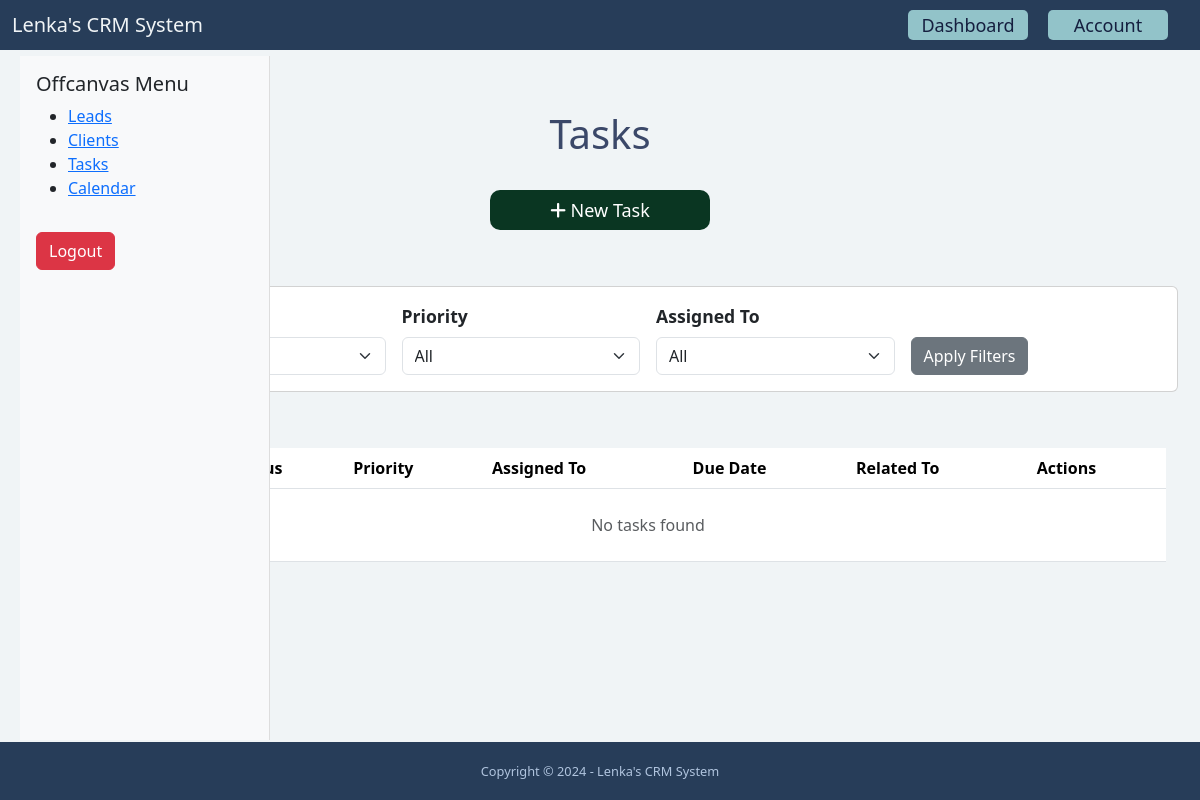
The page /dashboard/tasks/ (signed in) on the database as committed earlier.
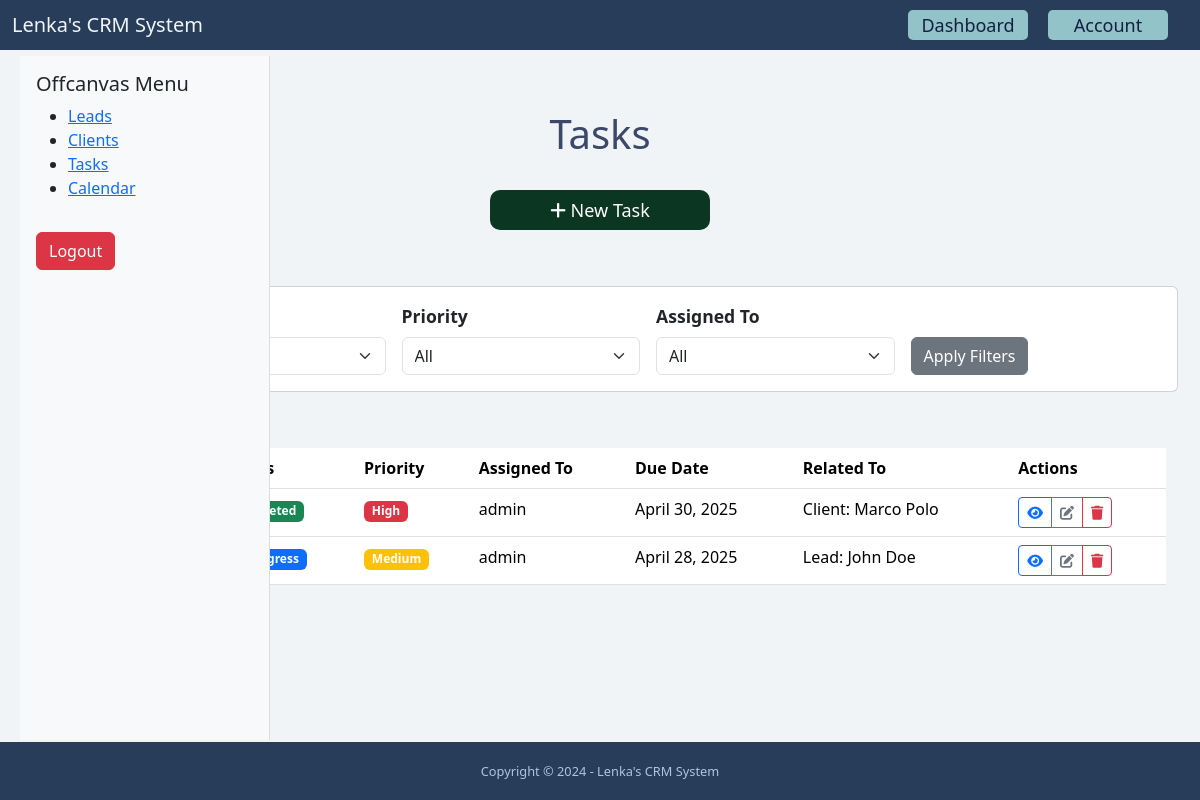
The same page on the database as committed later.
### task/models.py (models this page shows, shortened)
class Task(models.Model):
    PRIORITY_CHOICES = (
        ('low', 'Low'),
        ('medium', 'Medium'),
        ('high', 'High'),
    )
    STATUS_CHOICES = (
        ('todo', 'To Do'),
        ('in_progress', 'In Progress'),
        ('completed', 'Completed'),
        ('canceled', 'Canceled'),
    )
    title = models.CharField(max_length=255)
    description = models.TextField(blank=True, null=True)
    created_by = models.ForeignKey(User, related_name='tasks', on_delete=models.CASCADE)
    assigned_to = models.ForeignKey(User, related_name='assigned_tasks',
                                    on_delete=models.CASCADE,
                                    blank=True,
                                    null=True)
    lead = models.ForeignKey(Lead, related_name='tasks', on_delete=models.CASCADE, null=True, blank=True)
    client = models.ForeignKey(Client, related_name='tasks', null=True, blank=True, on_delete=models.CASCADE)
    priority = models.CharField(max_length=20, choices=PRIORITY_CHOICES, default='-')
    status = models.CharField(max_length=20, choices=STATUS_CHOICES, default='-')
    due_date = models.DateField(blank=True, null=True)
    created_at = models.DateTimeField(auto_now_add=True)
    updated_at = models.DateTimeField(auto_now=True)
    class Meta:
        ordering = ['-created_at']

### client/models.py (models this page shows, shortened)
class Client(models.Model):
    resale = 'resale'
    direct = 'direct'
    CHOICES_STATUS = (
        (resale, 'Resale'),
        (direct, 'Direct'),
    )
    status = models.CharField(max_length=255, choices=CHOICES_STATUS, default='', blank=True, null=True)
    first_name = models.CharField(max_length=255)
    last_name = models.CharField(max_length=255)
    company = models.CharField(max_length=255, blank=True, null=True)
    email = models.EmailField()
    phone = models.CharField(max_length=50)
    address = models.CharField(max_length=255, blank=True)
    city = models.CharField(max_length=255, blank=True)
    zipcode = models.CharField(max_length=255, blank=True)
    country = models.CharField(max_length=255, blank=True)
    description = models.TextField(blank=True)
    created_at = models.DateTimeField(auto_now_add=True)
    created_by = models.ForeignKey(User, related_name='clients', on_delete=models.CASCADE)
    modified_at = models.DateTimeField(auto_now=True)
    lead = models.ForeignKey(Lead, on_delete=models.SET_NULL, null=True, blank=True, related_name="converted_client")
    class Meta:
        ordering = ['-created_at']

### lead/models.py (models this page shows, shortened)
class Lead(models.Model):
    LOW = 'low'
    MEDIUM = 'medium'
    HIGH = 'high'
    CHOICES_PRIORITY = (
        (LOW, 'Low'),
        (MEDIUM, 'Medium'),
        (HIGH, 'High'),
    )
    NEW = 'new'
    CONTACTED = 'contacted'
    WON = 'won'
    LOST = 'lost'
    CHOICES_STATUS = (
        (NEW, 'New'),
        (CONTACTED, 'Contacted'),
        (WON, 'Won'),
        (LOST, 'Lost'),
    )
    resale = 'resale'
    direct = 'direct'
    STATUS = (
        (resale, 'Resale'),
        (direct, 'Direct'),
    )
    first_name = models.CharField(max_length=255)
    last_name = models.CharField(max_length=255)
    company = models.CharField(max_length=255, blank=True, null=True)
    status_sale = models.CharField(max_length=255, choices=STATUS, default='', blank=True, null=True)
    email = models.EmailField()
    phone = models.CharField(max_length=50)
    address = models.CharField(max_length=255, blank=True)
    city = models.CharField(max_length=255, blank=True)
    zipcode = models.CharField(max_length=255, blank=True)
    country = models.CharField(max_length=255, blank=True)
    description = models.TextField(blank=True)
    priority = models.CharField(max_length=255, choices=CHOICES_PRIORITY, default=MEDIUM)
    status = models.CharField(max_length=255, choices=CHOICES_STATUS, default=NEW)
    converted_to_client = models.BooleanField(default=False)
    created_at = models.DateTimeField(auto_now_add=True)
    created_by = models.ForeignKey(User, related_name='leads', on_delete=models.CASCADE)
    modified_at = models.DateTimeField(auto_now=True)
    class Meta:
        ordering = ['-created_at']

### task/views.py (the view)
# urls.py: path('dashboard/tasks/', include('task.urls')),
@login_required
def tasks(request):
    users = User.objects.all()
    tasks_list = Task.objects.all()
    status = request.GET.get('status')
    if status:
        tasks_list = tasks_list.filter(status=status)
    priority = request.GET.get('priority')
    if priority:
        tasks_list = tasks_list.filter(priority=priority)
    assigned_to = request.GET.get('assigned_to')
    if assigned_to:
        tasks_list = tasks_list.filter(assigned_to_id=assigned_to)
    paginator = Paginator(tasks_list, 10)  # Show 10 tasks per page
    page = request.GET.get('page')
    tasks = paginator.get_page(page)
    context = {
        'tasks': tasks,
        'users': users,
    }
    return render(request, 'task/task_list.html', context)

### task/templates/task/task_list.html (shortened to what the changed rows need)
{% extends 'base.html' %}
{% load static %}
{% block content %}
    <div class="container">
        <div class="row">
            <div class="col-lg-12">
                <div class="text-center">
                    <h1>Tasks</h1>
                </div>
            </div>
        </div>
        <div class="row mx-lg-3 justify-content-center">
            <div class="col-lg-12">
                <div class="row justify-content-center w-100 my-lg-3 mx-lg-5">
                    <div class="table-responsive">
                        <table class="table table-hover">
                            <thead>
                                <tr>
                                    <th>Title</th>
                                    <th>Status</th>
                                    <th>Priority</th>
                                    <th>Assigned To</th>
                                    <th>Due Date</th>
                                    <th>Related To</th>
                                    <th>Actions</th>
                                </tr>
                            </thead>
                            <tbody>
                                {% for task in tasks %}
                                <tr>
                                    <td>
                                        <a href="#" class="text-decoration-none">
                                        </a>
                                    </td>
                                    <td>
                                        {% if task.status == 'todo' %}
                                            <span class="badge bg-secondary">To Do</span>
                                        {% elif task.status == 'in_progress' %}
                                            <span class="badge bg-primary">In Progress</span>
                                        {% elif task.status == 'completed' %}
                                            <span class="badge bg-success">Completed</span>
                                        {% else %}
                                            <span class="badge bg-danger">Canceled</span>
                                        {% endif %}
                                    </td>
                                    <td>
                                        {% if task.priority == 'high' %}
                                            <span class="badge bg-danger">High</span>
                                        {% elif task.priority == 'medium' %}
                                            <span class="badge bg-warning">Medium</span>
                                        {% else %}
                                            <span class="badge bg-info">Low</span>
                                        {% endif %}
                                    </td>
                                    <td>
                                        {% if task.assigned_to %}
                                            {{ task.assigned_to.get_full_name|default:task.assigned_to.username }}
                                        {% else %}
                                            <span class="text-muted">Unassigned</span>
                                        {% endif %}
                                    </td>
                                    <td>
                                        {% if task.due_date %}
                                            {{ task.due_date }}
                                        {% else %}
                                            <span class="text-muted">No due date</span>
                                        {% endif %}
                                    </td>
                                    <td>
                                        {% if task.lead %}
                                            <span>Lead:</span> {{ task.lead.first_name }} {{ task.lead.last_name }}
                                        {% elif task.client %}
                                            <span>Client:</span> {{ task.client.first_name }} {{ task.client.last_name }}
                                        {% else %}
                                            <span class="text-muted">None</span>
                                        {% endif %}
                                    </td>
                                    <td>
                                        <div class="btn-group">
                                            <a href="{% url 'task:task_detail' task.pk %}" class="btn btn-sm btn-outline-primary">
                                                <i class="fas fa-eye"></i>
                                            </a>
                                            <a href="{% url 'task:task_edit' task.pk %} " class="btn btn-sm btn-outline-secondary">
                                                <i class="fas fa-edit"></i>
                                            </a>
                                            <a href="{% url 'task:task_delete' task.pk %}" class="btn btn-sm btn-outline-danger">
                                                <i class="fas fa-trash"></i>
                                            </a>
                                        </div>
                                    </td>
                                </tr>
                                {% empty %}
                                <tr>
                                    <td colspan="7" class="text-center py-4">
                                        <p class="text-muted mb-0">No tasks found</p>
                                    </td>
                                </tr>
                                {% endfor %}
                            </tbody>
                        </table>
                    </div>
                </div>
            </div>
        </div>
    </div>
{% endblock %}

Rows that differ between the two databases and show on the page:
added Task: priority "High", assigned_to.get_full_name "admin", due_date "April 30, 2025", client.first_name "Marco", client.last_name "Polo"
added Task: status "In Progress", priority "Medium", assigned_to.get_full_name "admin", due_date "April 28, 2025", lead.first_name "John", lead.last_name "Doe"
Other text that changed with them:
text no longer shown: "No tasks found"
